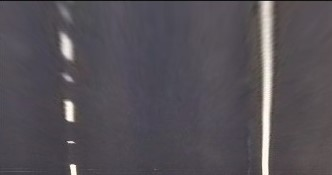
#> input picture Transformed.jpg, 332 x 175 px, found by its file name
$ jupyter execute 'Project 4-4.ipynb'   (shell and % lines are left out)   (Python 2 division)   (older library calls are emulated)
#> lines starting #> are read from the running program, lines starting #| are printed output that depends on the picture; after the words box and inside, x2 and y2 are one past the last pixel; in counts of white or black regions, pixels touching at a corner belong together; long printed decimals are rounded
[cell 1]
import numpy as np
import cv2
import matplotlib.pyplot as plt
import matplotlib.image as mpimg


image= mpimg.imread('transformed.jpg')
#> image is the input picture: shape (175, 332, 3); mean R, G, B 85, 80.5, 86.6


def hls_select(img, thresh=(0, 255)):
#> called with thresh = (30, 255)
    hls = cv2.cvtColor(img, cv2.COLOR_RGB2HLS)
#> hls: shape (175, 332, 3); mean of channels 0, 1, 2 128.4, 84.2, 15.2
    s_channel = hls[:,:,2]
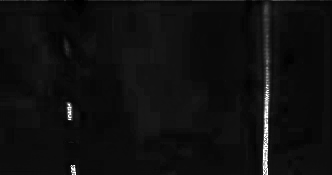
#> s_channel: shape (175, 332); min 0, max 255, mean 15.2
    binary_output = np.zeros_like(s_channel)
    binary_output[(s_channel > thresh[0]) & (s_channel <= thresh[1])] = 1
    return binary_output

binary_warped = hls_select(image, thresh=(30, 255))
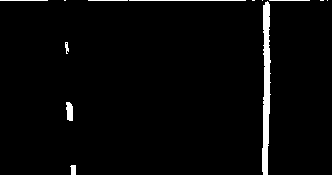
#> binary_warped: shape (175, 332); values 0 (black) and 1 (white), 2.6% white; 13 white regions (5 under 20 px), largest, box (x1, y1, x2, y2) and area: (262, 1, 271, 175) 1063, (129, 0, 246, 1) 117, (66, 102, 73, 121) 111


histogram = np.sum(binary_warped[binary_warped.shape[0]/2:,:], axis=0)
#> histogram = 332 values, max 88 at index 264, min 0 at index 0, mean 2.11
# Create an output image to draw on and  visualize the result
out_img = np.dstack((binary_warped, binary_warped, binary_warped))*255
# Find the peak of the left and right halves of the histogram
# These will be the starting point for the left and right lines
midpoint = np.int(histogram.shape[0]/2)
#> midpoint = 166
leftx_base = np.argmax(histogram[:midpoint])
#> leftx_base = 71
rightx_base = np.argmax(histogram[midpoint:]) + midpoint
#> rightx_base = 264


# Choose the number of sliding windows
nwindows = 9
# Set height of windows
window_height = np.int(binary_warped.shape[0]/nwindows)
#> window_height = 19
# Identify the x and y positions of all nonzero pixels in the image
nonzero = binary_warped.nonzero()
#> nonzero = 1513 positions, rows 0 to 174, columns 0 to 327
nonzeroy = np.array(nonzero[0])
#> nonzeroy = 1513 values from 0 to 174
nonzerox = np.array(nonzero[1])
#> nonzerox = 1513 values, max 327 at index 256, min 0 at index 0, mean 223.4
# Current positions to be updated for each window
leftx_current = leftx_base
#> leftx_current = 71
rightx_current = rightx_base
#> rightx_current = 264
# Set the width of the windows +/- margin
margin = 100
# Set minimum number of pixels found to recenter window
minpix = 50
# Create empty lists to receive left and right lane pixel indices
left_lane_inds = []
right_lane_inds = []

# Step through the windows one by one
for window in range(nwindows):
    # Identify window boundaries in x and y (and right and left)
    win_y_low = binary_warped.shape[0] - (window+1)*window_height
    win_y_high = binary_warped.shape[0] - window*window_height
    win_xleft_low = leftx_current - margin
    win_xleft_high = leftx_current + margin
    win_xright_low = rightx_current - margin
    win_xright_high = rightx_current + margin
    # Draw the windows on the visualization image
    cv2.rectangle(out_img,(win_xleft_low,win_y_low),(win_xleft_high,win_y_high),(0,255,0), 2)
    cv2.rectangle(out_img,(win_xright_low,win_y_low),(win_xright_high,win_y_high),(0,255,0), 2)
    # Identify the nonzero pixels in x and y within the window
    good_left_inds = ((nonzeroy >= win_y_low) & (nonzeroy < win_y_high) & (nonzerox >= win_xleft_low) & (nonzerox < win_xleft_high)).nonzero()[0]
    good_right_inds = ((nonzeroy >= win_y_low) & (nonzeroy < win_y_high) & (nonzerox >= win_xright_low) & (nonzerox < win_xright_high)).nonzero()[0]
    # Append these indices to the lists
    left_lane_inds.append(good_left_inds)
    right_lane_inds.append(good_right_inds)
    # If you found > minpix pixels, recenter next window on their mean position
    if len(good_left_inds) > minpix:
        leftx_current = np.int(np.mean(nonzerox[good_left_inds]))
    if len(good_right_inds) > minpix:
        rightx_current = np.int(np.mean(nonzerox[good_right_inds]))
#> this loop made 9 passes
#> (win_xleft_low, win_xleft_high, win_xright_low, win_xright_high, leftx_current, rightx_current) on passes 1, 4: (-29, 171, 164, 364, 72, 264), (-28, 172, 165, 365, 69, 265)
#> (win_xleft_low, win_xleft_high, win_xright_low, win_xright_high, rightx_current) on passes 2, 3, 5, 6, 7, 8: (-28, 172, 164, 364, 265), (-28, 172, 165, 365, 265), (-31, 169, 165, 365, 266), (-31, 169, 166, 366, 266), (-31, 169, 166, 366, 266), (-31, 169, 166, 366, 265)
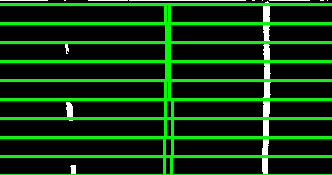
#> out_img: shape (175, 332, 3); mean of channels 0, 1, 2 5.8, 50.4, 5.8; drawn as R, G, B
#> after the loop, left_lane_inds = 9 items; right_lane_inds = 9 items

# Concatenate the arrays of indices
left_lane_inds = np.concatenate(left_lane_inds)
#> left_lane_inds = 193 values, max 1507 at index 50, min 508 at index 162, mean 1062.5
right_lane_inds = np.concatenate(right_lane_inds)
#> right_lane_inds = 1054 values, max 1512 at index 110, min 266 at index 924, mean 857.2

# Extract left and right line pixel positions
leftx = nonzerox[left_lane_inds]
#> leftx = 193 values, max 75 at index 4, min 65 at index 162, mean 69.75
lefty = nonzeroy[left_lane_inds]
#> lefty = 193 values, max 174 at index 46, min 42 at index 162, mean 116.2
rightx = nonzerox[right_lane_inds]
#> rightx = 1054 values, max 270 at index 481, min 262 at index 0, mean 265.8
righty = nonzeroy[right_lane_inds]
#> righty = 1054 values, max 174 at index 106, min 4 at index 924, mean 87.7

# Fit a second order polynomial to each
left_fit = np.polyfit(lefty, leftx, 2)
#> left_fit = [0.00015, 0.0216, 65]
right_fit = np.polyfit(righty, rightx, 2)
#> right_fit = [-0.000189, 0.024, 265.6]


#Plot

ploty = np.linspace(0, binary_warped.shape[0]-1, binary_warped.shape[0] )
#> ploty = 175 values from 0 to 174
left_fitx = left_fit[0]*ploty**2 + left_fit[1]*ploty + left_fit[2]
#> left_fitx = 175 values from 65 to 73.27
right_fitx = right_fit[0]*ploty**2 + right_fit[1]*ploty + right_fit[2]
#> right_fitx = 175 values, max 266.4 at index 63, min 264.1 at index 174, mean 265.8

y_eval = np.max(ploty)
#> y_eval = 174
left_curverad = ((1 + (2*left_fit[0]*y_eval + left_fit[1])**2)**1.5) / np.absolute(2*left_fit[0])
#> left_curverad = 3370.3
right_curverad = ((1 + (2*right_fit[0]*y_eval + right_fit[1])**2)**1.5) / np.absolute(2*right_fit[0])
#> right_curverad = 2650
print(left_curverad, right_curverad)
#| 3370.268 2649.993


out_img[nonzeroy[left_lane_inds], nonzerox[left_lane_inds]] = [255, 0, 0]
out_img[nonzeroy[right_lane_inds], nonzerox[right_lane_inds]] = [0, 0, 255]
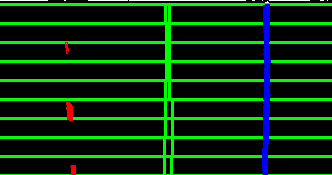
#> out_img: shape (175, 332, 3); mean of channels 0, 1, 2 2, 44.9, 5.8; drawn as R, G, B
plt.imshow(out_img)
plt.plot(left_fitx, ploty, color='yellow')
plt.plot(right_fitx, ploty, color='yellow')
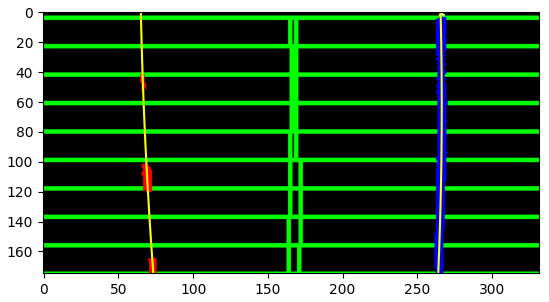
#> figure drawn by matplotlib, 1 panel
